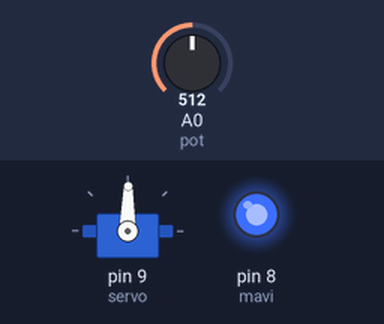
Bench run of a sketch on a simulated Arduino Uno, built with avr-gcc and run on an emulated ATmega328P. Parts: servo, output pins drawn as LEDs (lit = HIGH). The test bench sets the inputs (shaded band); at power-on: A0 (pot) = 512.

Above: at 1.2 s.
1.3 s: A0 (pot) set to 716
At 2.5 s:
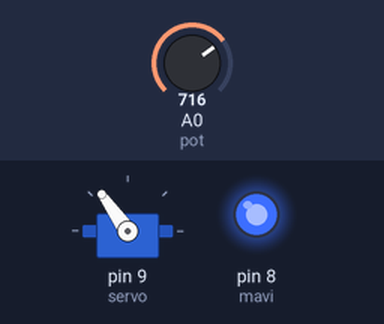
2.8 s: A0 (pot) set to 900
At 3.5 s:
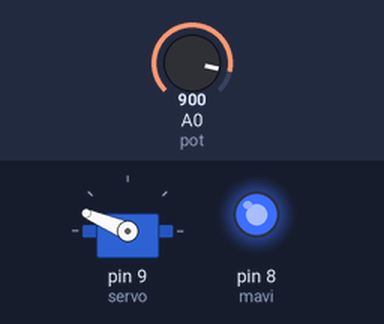
4.3 s: A0 (pot) set to 1023
At 4.9 s:
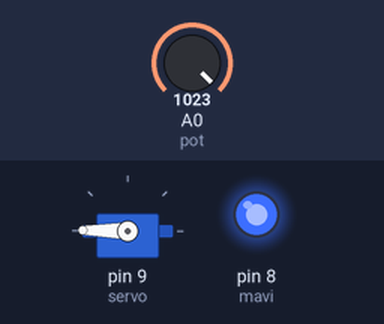
5.8 s: A0 (pot) set to 306
At 7.0 s:
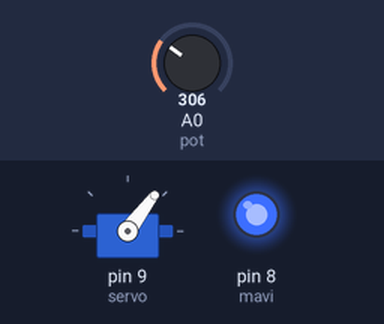
7.3 s: A0 (pot) set to 122
At 8.4 s:
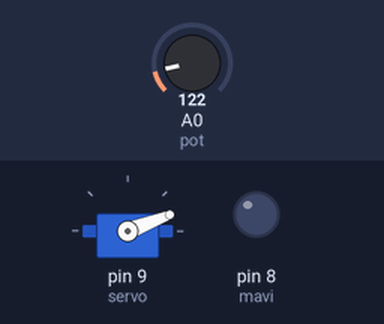
8.8 s: A0 (pot) set to 511
At 9.3 s:
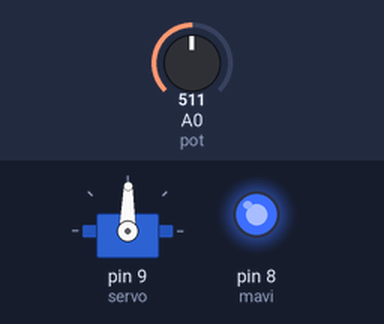
Timing chart, 0 to 11.3 s (numbered marks = the images above; inputs shaded):
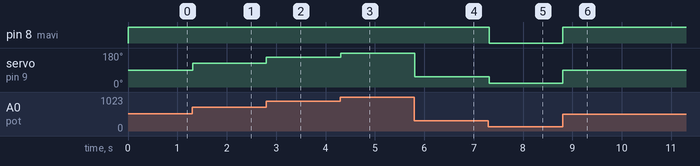

The sketch:

servoledpot.ino
```cpp
 #include<Servo.h>

 int mavi=8;
 int pot=A0;
 //nesne oluştur
  Servo servo;
  int val=0;


void setup()
{
  servo.attach(9);
  pinMode(mavi,OUTPUT);


}

void loop()
 {

   val=analogRead(pot);
   val=map(val,0,1023,0,179);
   servo.write(val);
     if(val>50)
    {

     digitalWrite(mavi,HIGH);

    }
    if(val<50)
    {

      digitalWrite(mavi,LOW);
    }

   delay(15);


}
```

Measured:
- after the input at 1.3 s, servo on pin 9 (servo): 89° → 125° at once
- after the input at 2.8 s, servo on pin 9 (servo): 125° → 157° at once
- after the input at 4.3 s, servo on pin 9 (servo): 157° → 179° at once
- after the input at 5.8 s, servo on pin 9 (servo): 179° → 53° at once
- after the input at 7.3 s, pin 8 (mavi): HIGH → LOW at once; servo on pin 9 (servo): 53° → 21° at once
- after the input at 8.8 s, pin 8 (mavi): LOW → HIGH at once; servo on pin 9 (servo): 21° → 89° at once
